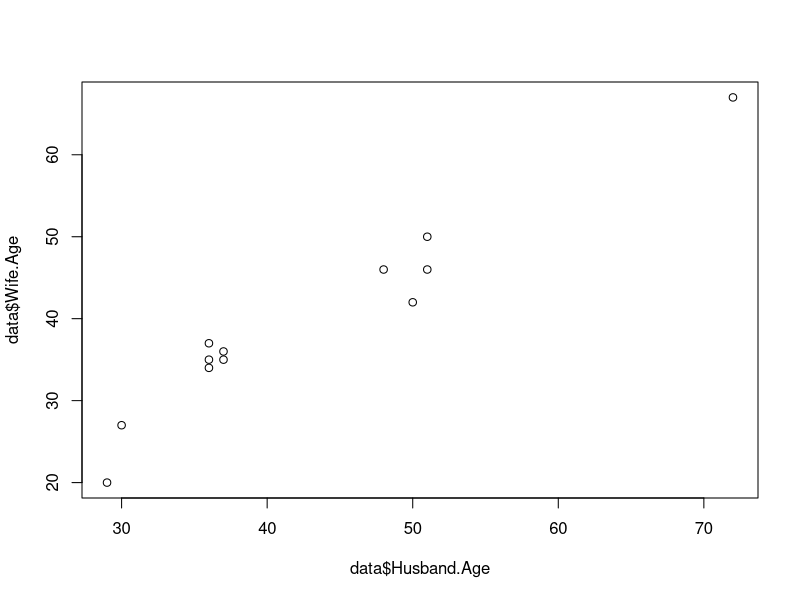

Recreate this plot in R.
#Page Number: 241, 246(contd.), 251(contd.), 255(contd.), 257(contd.).

data <- data.frame("Couple No." = c(1:12), "Husband Age" = c(30,29,36,72,37,36,51,48,37,50,51,36),"Wife Age" = c(27,20,34,67,35,37,50,46,36,42,46,35))
n <- length(data$Couple.No.)

hus_interval <- seq( from = 28.5, to = 72.5, by = 11)
hus_class <- cut(data$Husband.Age, hus_interval)
hus_frequency <- cbind(table(hus_class))
hus.Rel_Freq <- (hus_frequency/n)*100
df1 <- data.frame("Group" = unique(hus_class), "Frequency" = hus_frequency, "Relative.Frequency" = round(hus.Rel_Freq,2)) 
print(df1)

wif_interval <- seq( from = 19.5, to = 67.5, by = 12)
wif_class <- cut(data$Wife.Age, wif_interval)
wif_frequency <- cbind(table(wif_class))
wif.Rel_Freq <- (wif_frequency/n)*100
df2 <- data.frame("Group" = unique(wif_class), "Frequency" = wif_frequency, "Relative.Frequency" = round(wif.Rel_Freq,2)) 
print(df2)



xbar <- sum(data$Husband.Age) / n
ybar <- round(sum(data$Wife.Age) / n,2)
S_x <- round(sd(data$Husband.Age),4)
S_y <- round(sd(data$Wife.Age),4)
sample.average <- data.frame( "Couple" = c("Husband","Wife"), "Mean" = c(xbar,ybar), "SD" = c(S_x,S_y))
print(sample.average)

plot(data$Husband.Age,data$Wife.Age)
cor_coef <- round(cor(data$Husband.Age,data$Wife.Age),4)
cat("The Correlation Coefficient is",cor_coef)

tstat.r <- round((cor_coef*(sqrt(n-2))) / sqrt(1-(cor_coef)^2),4)
cat("Test Statistic value:",tstat.r)

alpha <- 0.05
critical.value <-round(qt(alpha,df = n-2,lower.tail = F),3)
cat(tstat.r,">",critical.value)

Z <- round(qnorm(alpha/2,lower.tail = F),2)
C <- round(exp((2/sqrt(n-3))*(Z)),3)
D <- round((1+cor_coef)/(1-cor_coef),4)
A <- C*D
B <- D/C
lower <- round((B-1)/(B+1),4)
upper <- round((A-1)/(A+1),4) 
cat("95% confidence interval is",lower,",",upper)

reg.fun <- function(data1,data2){
  beta1 <- round(cor(data1,data2)*(sd(data2)/sd(data1)),4)
  beta0 <- round(mean(data2)-(beta1*mean(data1)),3)
  Y.fit <- round(beta0 + beta1*(data1),3)
  return(data2 - Y.fit)
}
sumation.of.Y_fit <- reg.fun(data$Husband.Age,data$Wife.Age)
Std_error <- round(sqrt(sum((sumation.of.Y_fit)^2) / (n-2)),4)
print(paste("Standard Error:",Std_error))

x <- 62
beta1 <- round(cor_coef*(S_y/S_x),4)
beta0 <- round(ybar-(beta1*xbar),3)
yfit <- beta0 + beta1*(62)
cat("Husband's Age is 62 years,prediction for wife's age:",yfit)

E <- round(critical.value * Std_error * sqrt(1 + (1/n)+((x-xbar)^2)/((n-1) * (S_x)^2)),2)
cat("Error Margin:",E)
cat("90% prediction:",yfit-E,",",yfit+E )
